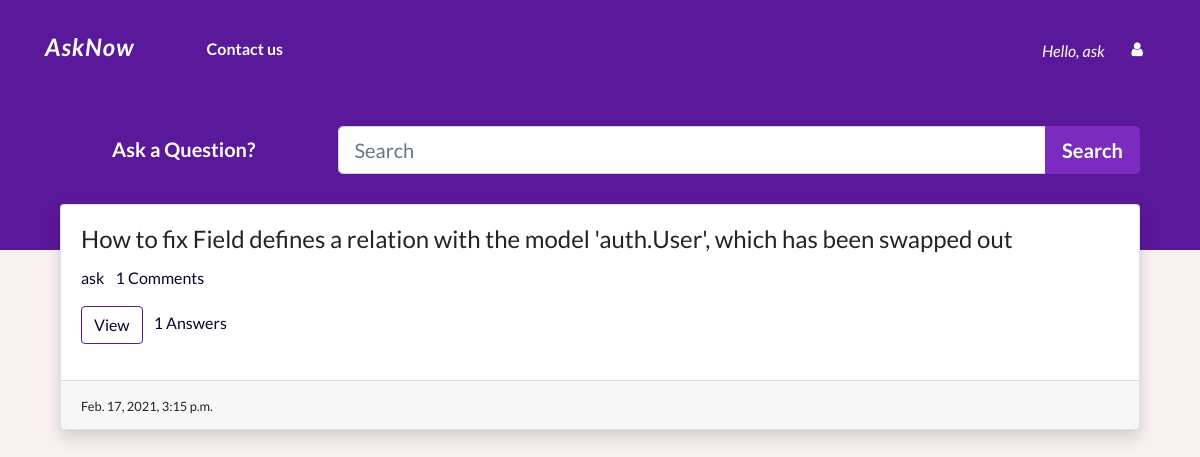
The app's page / (signed in) with its own data.
### accounts/models.py (models this page shows)
class CustomUser(AbstractUser):
    bio = models.TextField()
    location = models.CharField(max_length=200)

### Qpost/models.py (models this page shows, shortened)
class Question(models.Model):
    user = models.ForeignKey(CustomUser, on_delete=models.CASCADE)
    title = models.CharField(max_length=300)
    detail = models.TextField()
    tags = models.TextField(default='')
    add_time = models.DateTimeField(auto_now_add=True)

### Qpost/views.py (the view)
# urls.py: path('', views.home, name="home"),
def home(request):
    title = "AskNow - Home"
    if 'q' in request.GET:
        q = request.GET['q']
        quests = Question.objects.annotate(total_comments=Count(
            'answer__comment')).filter(title__icontains=q).order_by('-id')
    else:
        quests = Question.objects.annotate(
            total_comments=Count('answer__comment')).all().order_by('-id')
    paginator = Paginator(quests, 5)
    page_num = request.GET.get('page', 1)
    quests = paginator.page(page_num)
    return render(request, 'index.html', {'quests': quests, 'title': title})

### templates/index.html (shortened to what this page needs)
{% extends "base.html" %}
{% block content %}
<div class="container py-4">
    {% include "components/search.html" %}
    <div class="container mt-4">
        {% for quest in quests %}
        <div class="card mb-2 shadow">
            <div class="card-body">
                <h4 class="card-title">{{quest.title}}</h4>
                <p>
                    <a href="#" class="mr-2">{{quest.user.username}}</a>
                    <a href="#" class="mr-2">{{quest.total_comments}} Comments</a>
                </p>
                <p>
                    <a href="/detail/{{quest.id}}" type="button" class="mr-2 btn qbtn">View</a>
                    <a class="mr-2 disabled">{{quest.answer_set.count}} Answers</a>
                </p>
            </div>
            <div class="card-footer">
                <small>{{quest.add_time}}</small>
            </div>
        </div>
        {% endfor %}
    </div>
</div>
{% endblock %}

### templates/components/nav.html (shortened to what this page needs)
{% load static %}
<nav class="navbar navbar-expand-lg py-4">
    <div class="container">
        <a href="{% url 'home' %}"><h1 class="navbar-brand text-white" style="letter-spacing: 1px;">AskNow</h1></a>
        <div class="collapse navbar-collapse" id="navbarNav">
            {% if request.user.is_authenticated %}
            <ul class="navbar-nav text-sm-center pl-lg-5 font-weight-normal">
                <li class="nav-item">
                    <a class="nav-link btn bttn" href="#">Contact us </a>
                </li>
            </ul>
            {% endif %}
            <div class="row ml-lg-auto justify-content-center">
                {% if not request.user.is_authenticated %}
                <a class="bttn btn btn-default" href='{% url "register" %}'>Register</a>
                <a class="bttn btn btn-default ml-1" href='{% url "login" %}'>Login</a>
                {% else %}
                <span class="text-white nav-item font-italic my-2">Hello, {{request.user}}</span>
                <div class="col-auto">
                    <a class="bttn btn btn-default" href="#" role="button" aria-pressed="false"
                        data-toggle="dropdown"><i class="fa fa-user" aria-hidden="true">
                        </i></a>
                </div>
                {% endif %}
            </div>
        </div>
    </div>
</nav>

### static/css/style.css (style rules this page uses)
body { padding: 0; margin: 0; background: #f9f1f1 !important; font-family: "Lato", sans-serif; }
.navbar-brand { font-size: 24px; font-weight: 700; font-style: italic; }
.nav-link, .navbar-brand { color: #fff; cursor: pointer; }
.nav-link { text-decoration: none; margin-right: 1em !important; margin-bottom: 5px; }
.bttn { font-weight: bold; color: #fff; border: 0px solid; }
.card-body a { color : #10002b; text-decoration: none }
.qbtn { border: 1px solid #5a189a; color: #10002b; }

### records on screen
CustomUser: user "ask"
Question: title "How to fix Field defines a relation with the model 'auth.User', which has been swapped out", user.username "ask", total_comments "1", answer_set.count "1", add_time "Feb. 17, 2021, 3:15 p.m."
